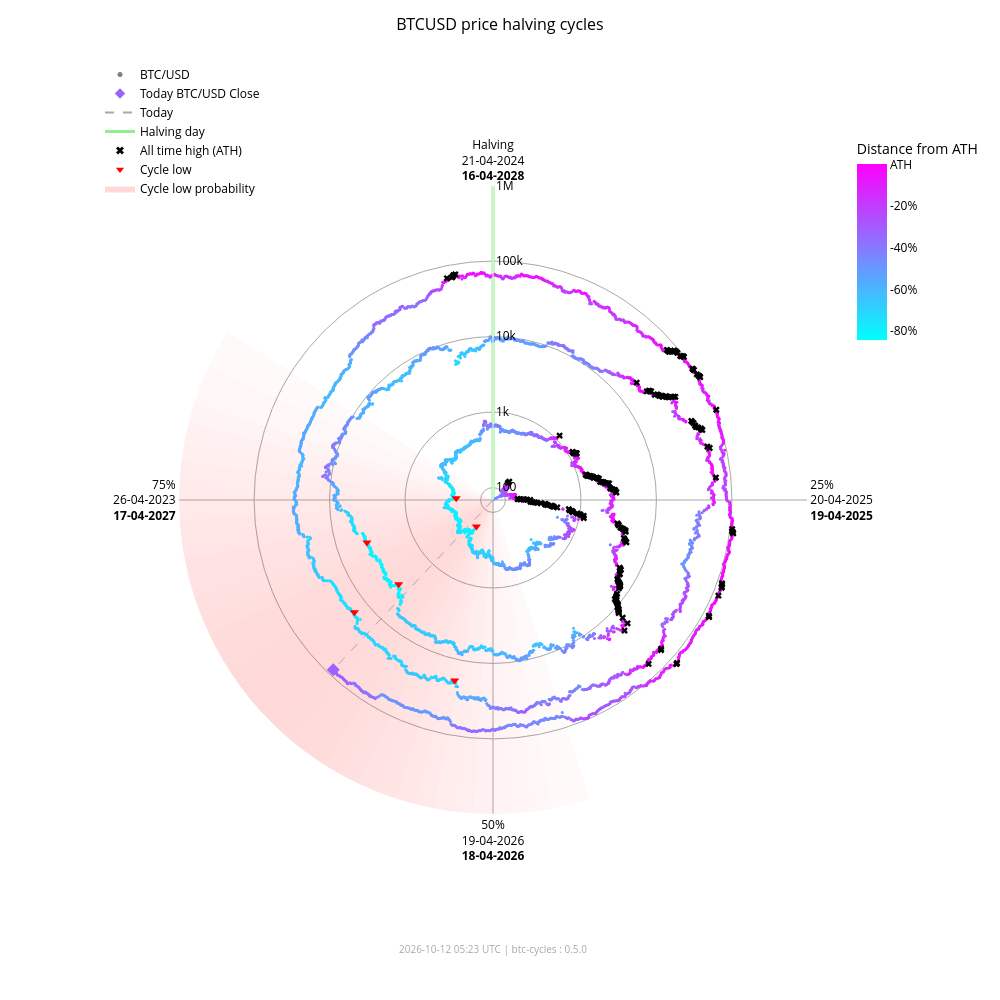

Notebook code cell kept with this figure:
### Markdown cell above
### Interactive chart (plotly)

### Code cell
fig_interactive = btc.plot(
    kind="interactive",
    from_date="2012-11-28",
)
# plotly config for interactivity
config = {"scrollZoom": True, "displayModeBar": True}
# display in notebook
fig_interactive.show(config=config)

### Figure 1 — Plotly figure (JSON) as saved in the notebook; plotly's stock layout.template omitted (floating-point values rounded to 4 significant figures; data arrays with more than 128 entries replaced by an {"elided": "..."} marker saying what was removed)
{"data": [{"fill": "toself", "fillcolor": "rgba(255,0,0,0.018306980149439524)", "hoverinfo": "skip", "line": {"width": 0}, "mode": "lines", "r": [68.43, 1000000, 1000000, 68.43, 68.43], "showlegend": false, "theta": [162.0, 162.0, 165.6, 165.6, 162.0], "type": "scatterpolar"}, {"fill": "toself", "fillcolor": "rgba(255,0,0,0.02405911634527998)", "hoverinfo": "skip", "line": {"width": 0}, "mode": "lines", "r": [68.43, 1000000, 1000000, 68.43, 68.43], "showlegend": false, "theta": [165.6, 165.6, 169.2, 169.2, 165.6], "type": "scatterpolar"}, {"fill": "toself", "fillcolor": "rgba(255,0,0,0.030803449372254352)", "hoverinfo": "skip", "line": {"width": 0}, "mode": "lines", "r": [68.43, 1000000, 1000000, 68.43, 68.43], "showlegend": false, "theta": [169.2, 169.2, 172.8, 172.8, 169.2], "type": "scatterpolar"}, {"fill": "toself", "fillcolor": "rgba(255,0,0,0.03847233586005252)", "hoverinfo": "skip", "line": {"width": 0}, "mode": "lines", "r": [68.43, 1000000, 1000000, 68.43, 68.43], "showlegend": false, "theta": [172.8, 172.8, 176.4, 176.4, 172.8], "type": "scatterpolar"}, {"fill": "toself", "fillcolor": "rgba(255,0,0,0.04694405159551339)", "hoverinfo": "skip", "line": {"width": 0}, "mode": "lines", "r": [68.43, 1000000, 1000000, 68.43, 68.43], "showlegend": false, "theta": [176.4, 176.4, 180.0, 180.0, 176.4], "type": "scatterpolar"}, {"fill": "toself", "fillcolor": "rgba(255,0,0,0.05605603979818329)", "hoverinfo": "skip", "line": {"width": 0}, "mode": "lines", "r": [68.43, 1000000, 1000000, 68.43, 68.43], "showlegend": false, "theta": [180.0, 180.0, 183.6, 183.6, 180.0], "type": "scatterpolar"}, {"fill": "toself", "fillcolor": "rgba(255,0,0,0.06562330627802694)", "hoverinfo": "skip", "line": {"width": 0}, "mode": "lines", "r": [68.43, 1000000, 1000000, 68.43, 68.43], "showlegend": false, "theta": [183.6, 183.6, 187.2, 187.2, 183.6], "type": "scatterpolar"}, {"fill": "toself", "fillcolor": "rgba(255,0,0,0.07545707932574237)", "hoverinfo": "skip", "line": {"width": 0}, "mode": "lines", "r": [68.43, 1000000, 1000000, 68.43, 68.43], "showlegend": false, "theta": [187.2, 187.2, 190.8, 190.8, 187.2], "type": "scatterpolar"}, {"fill": "toself", "fillcolor": "rgba(255,0,0,0.08537841060169407)", "hoverinfo": "skip", "line": {"width": 0}, "mode": "lines", "r": [68.43, 1000000, 1000000, 68.43, 68.43], "showlegend": false, "theta": [190.8, 190.8, 194.4, 194.4, 190.8], "type": "scatterpolar"}, {"fill": "toself", "fillcolor": "rgba(255,0,0,0.09522272137134848)", "hoverinfo": "skip", "line": {"width": 0}, "mode": "lines", "r": [68.43, 1000000, 1000000, 68.43, 68.43], "showlegend": false, "theta": [194.4, 194.4, 198.0, 198.0, 194.4], "type": "scatterpolar"}, {"fill": "toself", "fillcolor": "rgba(255,0,0,0.10483418800389058)", "hoverinfo": "skip", "line": {"width": 0}, "mode": "lines", "r": [68.43, 1000000, 1000000, 68.43, 68.43], "showlegend": false, "theta": [198.0, 198.0, 201.6, 201.6, 198.0], "type": "scatterpolar"}, {"fill": "toself", "fillcolor": "rgba(255,0,0,0.11405248627197925)", "hoverinfo": "skip", "line": {"width": 0}, "mode": "lines", "r": [68.43, 1000000, 1000000, 68.43, 68.43], "showlegend": false, "theta": [201.6, 201.6, 205.2, 205.2, 201.6], "type": "scatterpolar"}, {"fill": "toself", "fillcolor": "rgba(255,0,0,0.12269756305009562)", "hoverinfo": "skip", "line": {"width": 0}, "mode": "lines", "r": [68.43, 1000000, 1000000, 68.43, 68.43], "showlegend": false, "theta": [205.2, 205.2, 208.8, 208.8, 205.2], "type": "scatterpolar"}, {"fill": "toself", "fillcolor": "rgba(255,0,0,0.13055959037792858)", "hoverinfo": "skip", "line": {"width": 0}, "mode": "lines", "r": [68.43, 1000000, 1000000, 68.43, 68.43], "showlegend": false, "theta": [208.8, 208.8, 212.4, 212.4, 208.8], "type": "scatterpolar"}, {"fill": "toself", "fillcolor": "rgba(255,0,0,0.13740037014073872)", "hoverinfo": "skip", "line": {"width": 0}, "mode": "lines", "r": [68.43, 1000000, 1000000, 68.43, 68.43], "showlegend": false, "theta": [212.4, 212.4, 216.0, 216.0, 212.4], "type": "scatterpolar"}, {"fill": "toself", "fillcolor": "rgba(255,0,0,0.14296927208088228)", "hoverinfo": "skip", "line": {"width": 0}, "mode": "lines", "r": [68.43, 1000000, 1000000, 68.43, 68.43], "showlegend": false, "theta": [216.0, 216.0, 219.6, 219.6, 216.0], "type": "scatterpolar"}, {"fill": "toself", "fillcolor": "rgba(255,0,0,0.14703219887325494)", "hoverinfo": "skip", "line": {"width": 0}, "mode": "lines", "r": [68.43, 1000000, 1000000, 68.43, 68.43], "showlegend": false, "theta": [219.6, 219.6, 223.2, 223.2, 219.6], "type": "scatterpolar"}, {"fill": "toself", "fillcolor": "rgba(255,0,0,0.14940752827264187)", "hoverinfo": "skip", "line": {"width": 0}, "mode": "lines", "r": [68.43, 1000000, 1000000, 68.43, 68.43], "showlegend": false, "theta": [223.2, 223.2, 226.8, 226.8, 223.2], "type": "scatterpolar"}, {"fill": "toself", "fillcolor": "rgba(255,0,0,0.15)", "hoverinfo": "skip", "line": {"width": 0}, "mode": "lines", "r": [68.43, 1000000, 1000000, 68.43, 68.43], "showlegend": false, "theta": [226.8, 226.8, 230.4, 230.4, 226.8], "type": "scatterpolar"}, {"fill": "toself", "fillcolor": "rgba(255,0,0,0.14882314851976614)", "hoverinfo": "skip", "line": {"width": 0}, "mode": "lines", "r": [68.43, 1000000, 1000000, 68.43, 68.43], "showlegend": false, "theta": [230.4, 230.4, 234.0, 234.0, 230.4], "type": "scatterpolar"}, {"fill": "toself", "fillcolor": "rgba(255,0,0,0.14600334989350275)", "hoverinfo": "skip", "line": {"width": 0}, "mode": "lines", "r": [68.43, 1000000, 1000000, 68.43, 68.43], "showlegend": false, "theta": [234.0, 234.0, 237.6, 237.6, 234.0], "type": "scatterpolar"}, {"fill": "toself", "fillcolor": "rgba(255,0,0,0.14176315293000513)", "hoverinfo": "skip", "line": {"width": 0}, "mode": "lines", "r": [68.43, 1000000, 1000000, 68.43, 68.43], "showlegend": false, "theta": [237.6, 237.6, 241.2, 241.2, 237.6], "type": "scatterpolar"}, {"fill": "toself", "fillcolor": "rgba(255,0,0,0.1363869302869166)", "hoverinfo": "skip", "line": {"width": 0}, "mode": "lines", "r": [68.43, 1000000, 1000000, 68.43, 68.43], "showlegend": false, "theta": [241.2, 241.2, 244.8, 244.8, 241.2], "type": "scatterpolar"}, {"fill": "toself", "fillcolor": "rgba(255,0,0,0.13017643696734477)", "hoverinfo": "skip", "line": {"width": 0}, "mode": "lines", "r": [68.43, 1000000, 1000000, 68.43, 68.43], "showlegend": false, "theta": [244.8, 244.8, 248.4, 248.4, 244.8], "type": "scatterpolar"}, {"fill": "toself", "fillcolor": "rgba(255,0,0,0.1234063302665758)", "hoverinfo": "skip", "line": {"width": 0}, "mode": "lines", "r": [68.43, 1000000, 1000000, 68.43, 68.43], "showlegend": false, "theta": [248.4, 248.4, 252.0, 252.0, 248.4], "type": "scatterpolar"}, {"fill": "toself", "fillcolor": "rgba(255,0,0,0.11628949020714345)", "hoverinfo": "skip", "line": {"width": 0}, "mode": "lines", "r": [68.43, 1000000, 1000000, 68.43, 68.43], "showlegend": false, "theta": [252.0, 252.0, 255.6, 255.6, 252.0], "type": "scatterpolar"}, {"fill": "toself", "fillcolor": "rgba(255,0,0,0.108959277972535)", "hoverinfo": "skip", "line": {"width": 0}, "mode": "lines", "r": [68.43, 1000000, 1000000, 68.43, 68.43], "showlegend": false, "theta": [255.6, 255.6, 259.2, 259.2, 255.6], "type": "scatterpolar"}, {"fill": "toself", "fillcolor": "rgba(255,0,0,0.1014715299920515)", "hoverinfo": "skip", "line": {"width": 0}, "mode": "lines", "r": [68.43, 1000000, 1000000, 68.43, 68.43], "showlegend": false, "theta": [259.2, 259.2, 262.8, 262.8, 259.2], "type": "scatterpolar"}, {"fill": "toself", "fillcolor": "rgba(255,0,0,0.09382430417652897)", "hoverinfo": "skip", "line": {"width": 0}, "mode": "lines", "r": [68.43, 1000000, 1000000, 68.43, 68.43], "showlegend": false, "theta": [262.8, 262.8, 266.4, 266.4, 262.8], "type": "scatterpolar"}, {"fill": "toself", "fillcolor": "rgba(255,0,0,0.08598937207621672)", "hoverinfo": "skip", "line": {"width": 0}, "mode": "lines", "r": [68.43, 1000000, 1000000, 68.43, 68.43], "showlegend": false, "theta": [266.4, 266.4, 270.0, 270.0, 266.4], "type": "scatterpolar"}, {"fill": "toself", "fillcolor": "rgba(255,0,0,0.07794710108398434)", "hoverinfo": "skip", "line": {"width": 0}, "mode": "lines", "r": [68.43, 1000000, 1000000, 68.43, 68.43], "showlegend": false, "theta": [270.0, 270.0, 273.6, 273.6, 270.0], "type": "scatterpolar"}, {"fill": "toself", "fillcolor": "rgba(255,0,0,0.06971614429145927)", "hoverinfo": "skip", "line": {"width": 0}, "mode": "lines", "r": [68.43, 1000000, 1000000, 68.43, 68.43], "showlegend": false, "theta": [273.6, 273.6, 277.2, 277.2, 273.6], "type": "scatterpolar"}, {"fill": "toself", "fillcolor": "rgba(255,0,0,0.061371174705723626)", "hoverinfo": "skip", "line": {"width": 0}, "mode": "lines", "r": [68.43, 1000000, 1000000, 68.43, 68.43], "showlegend": false, "theta": [277.2, 277.2, 280.8, 280.8, 277.2], "type": "scatterpolar"}, {"fill": "toself", "fillcolor": "rgba(255,0,0,0.05304520605236535)", "hoverinfo": "skip", "line": {"width": 0}, "mode": "lines", "r": [68.43, 1000000, 1000000, 68.43, 68.43], "showlegend": false, "theta": [280.8, 280.8, 284.4, 284.4, 280.8], "type": "scatterpolar"}, {"fill": "toself", "fillcolor": "rgba(255,0,0,0.044916938988340704)", "hoverinfo": "skip", "line": {"width": 0}, "mode": "lines", "r": [68.43, 1000000, 1000000, 68.43, 68.43], "showlegend": false, "theta": [284.4, 284.4, 288.0, 288.0, 284.4], "type": "scatterpolar"}, {"fill": "toself", "fillcolor": "rgba(255,0,0,0.0371870550186571)", "hoverinfo": "skip", "line": {"width": 0}, "mode": "lines", "r": [68.43, 1000000, 1000000, 68.43, 68.43], "showlegend": false, "theta": [288.0, 288.0, 291.6, 291.6, 288.0], "type": "scatterpolar"}, {"fill": "toself", "fillcolor": "rgba(255,0,0,0.030049603184432498)", "hoverinfo": "skip", "line": {"width": 0}, "mode": "lines", "r": [68.43, 1000000, 1000000, 68.43, 68.43], "showlegend": false, "theta": [291.6, 291.6, 295.2, 295.2, 291.6], "type": "scatterpolar"}, {"fill": "toself", "fillcolor": "rgba(255,0,0,0.023665126797805223)", "hoverinfo": "skip", "line": {"width": 0}, "mode": "lines", "r": [68.43, 1000000, 1000000, 68.43, 68.43], "showlegend": false, "theta": [295.2, 295.2, 298.8, 298.8, 295.2], "type": "scatterpolar"}, {"fill": "toself", "fillcolor": "rgba(255,0,0,0.018141004067302662)", "hoverinfo": "skip", "line": {"width": 0}, "mode": "lines", "r": [68.43, 1000000, 1000000, 68.43, 68.43], "showlegend": false, "theta": [298.8, 298.8, 302.4, 302.4, 298.8], "type": "scatterpolar"}, {"hoverinfo": "skip", "line": {"color": "darkgrey", "dash": "dash", "width": 1}, "mode": "lines", "r": [68.43, 83680.0], "showlegend": false, "theta": [223.3, 223.3], "type": "scatterpolar"}, {"hoverinfo": "skip", "line": {"color": "lightgreen", "width": 3}, "mode": "lines", "r": [68.43, 1000000], "showlegend": false, "theta": [0, 0], "type": "scatterpolar"}, {"hoverinfo": "text", "marker": {"color": {"elided": "4916 str values"}, "size": 3}, "mode": "markers", "r": {"elided": "4916 float values"}, "showlegend": false, "text": {"elided": "4916 str values"}, "theta": {"elided": "4916 float values"}, "type": "scatterpolar"}, {"hoverinfo": "text", "marker": {"color": "#9c63ff", "size": 10, "symbol": "diamond"}, "mode": "markers", "r": [83680.0], "showlegend": false, "text": ["Today<br>Date: 2026-10-11<br>Price: $83,679.46"], "theta": [223.3], "type": "scatterpolar"}, {"hoverinfo": "text", "marker": {"color": "black", "size": 6, "symbol": "x"}, "mode": "markers", "r": {"elided": "182 float values"}, "showlegend": false, "text": {"elided": "182 str values"}, "theta": {"elided": "182 float values"}, "type": "scatterpolar"}, {"hoverinfo": "text", "marker": {"color": "red", "size": 8, "symbol": "triangle-down"}, "mode": "markers", "r": [178.1, 210.5, 3237.0, 3961.0, 19020.0, 15790.0], "showlegend": false, "text": ["Cycle Low<br>Date: 2015-01-14<br>Price: $178.10<br>ATH distance: -84.5%", "Cycle Low<br>Date: 2015-08-24<br>Price: $210.49<br>ATH distance: -81.7%", "Cycle Low<br>Date: 2018-12-15<br>Price: $3,236.76<br>ATH distance: -83.4%", "Cycle Low<br>Date: 2019-03-15<br>Price: $3,960.91<br>ATH distance: -79.7%", "Cycle Low<br>Date: 2022-06-18<br>Price: $19,017.64<br>ATH distance: -71.9%", "Cycle Low<br>Date: 2022-11-21<br>Price: $15,787.28<br>ATH distance: -76.6%"], "theta": [212.1, 272.7, 228.3, 251.4, 192.0, 231.0], "type": "scatterpolar"}, {"marker": {"color": "grey", "size": 5}, "mode": "markers", "name": "BTC/USD", "r": [null], "theta": [null], "type": "scatterpolar"}, {"marker": {"color": "#9c63ff", "size": 8, "symbol": "diamond"}, "mode": "markers", "name": "Today BTC/USD Close", "r": [null], "theta": [null], "type": "scatterpolar"}, {"line": {"color": "darkgrey", "dash": "dash"}, "mode": "lines", "name": "Today", "r": [null], "theta": [null], "type": "scatterpolar"}, {"line": {"color": "lightgreen", "width": 3}, "mode": "lines", "name": "Halving day", "r": [null], "theta": [null], "type": "scatterpolar"}, {"marker": {"color": "black", "size": 7, "symbol": "x"}, "mode": "markers", "name": "All time high (ATH)", "r": [null], "theta": [null], "type": "scatterpolar"}, {"marker": {"color": "red", "size": 7, "symbol": "triangle-down"}, "mode": "markers", "name": "Cycle low", "r": [null], "theta": [null], "type": "scatterpolar"}, {"fill": "toself", "fillcolor": "rgba(255,0,0,0.15)", "line": {"width": 0}, "mode": "lines", "name": "Cycle low probability", "r": [null], "theta": [null], "type": "scatterpolar"}, {"hoverinfo": "skip", "marker": {"cmax": 0, "cmin": -0.8453, "color": [0], "colorbar": {"len": 0.25, "ticktext": ["ATH", "-20%", "-40%", "-60%", "-80%", "-100%"], "tickvals": [0, -0.2, -0.4, -0.6, -0.8, -1.0], "title": {"text": "Distance from ATH"}, "x": 0.95, "y": 0.92, "yanchor": "top"}, "colorscale": {"elided": "256x2 mixed values"}, "showscale": true, "size": 0}, "mode": "markers", "r": [null], "showlegend": false, "theta": [null], "type": "scatterpolar"}], "layout": {"annotations": [{"font": {"color": "darkgrey", "size": 10}, "showarrow": false, "text": "2026-10-12 05:23 UTC | btc-cycles : 0.5.0", "x": 0.5, "xref": "paper", "y": -0.02, "yref": "paper"}], "font": {"color": "black"}, "height": 1000, "legend": {"bgcolor": "rgba(0,0,0,0)", "font": {"color": "black"}, "x": 0.0, "y": 1.0}, "margin": {"b": 60, "l": 100, "r": 80, "t": 60}, "paper_bgcolor": "white", "plot_bgcolor": "white", "polar": {"angularaxis": {"color": "black", "direction": "clockwise", "gridcolor": "darkgrey", "rotation": 90, "ticktext": ["Halving<br>21-04-2024<br><b>16-04-2028</b>", "25%<br>20-04-2025<br><b>19-04-2025</b>", "50%<br>19-04-2026<br><b>18-04-2026</b>", "75%<br>26-04-2023<br><b>17-04-2027</b>"], "tickvals": [0, 90, 180, 270]}, "bgcolor": "white", "domain": {"x": [0.1, 0.9], "y": [0.05, 0.95]}, "radialaxis": {"angle": 90, "color": "black", "gridcolor": "darkgrey", "range": [1.835, 6.0], "tickangle": 90, "ticktext": ["100", "1k", "10k", "100k", "1M"], "tickvals": [100, 1000, 10000, 100000, 1000000], "type": "log"}}, "title": {"font": {"color": "black", "size": 16}, "text": "BTCUSD price halving cycles", "x": 0.5}, "width": 1000}}
